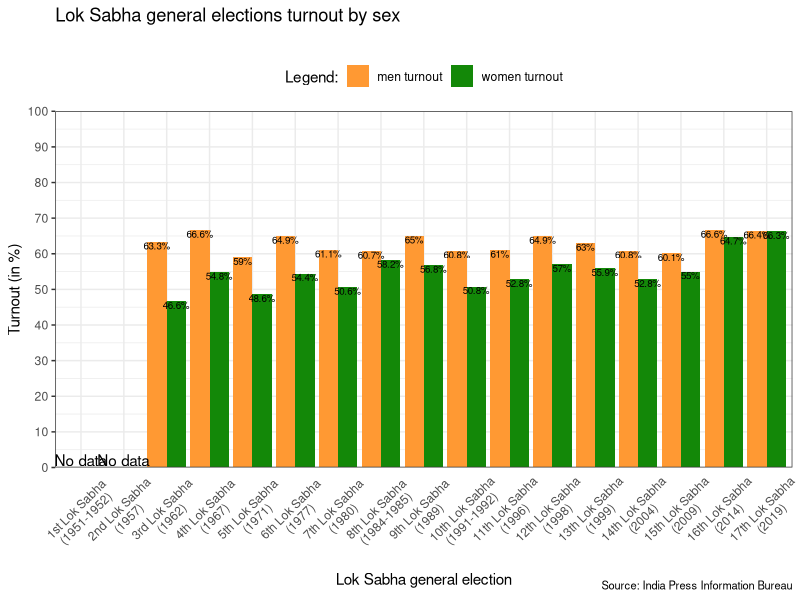

The R source for this figure:
## ---- chunk 1
knitr::opts_chunk$set(echo = TRUE)
## ---- chunk 2
#wczytanie bibliotek
library(ggplot2)
library(reshape2)

#manipulacja danymi
data <- read.csv("data.csv")
data$lok_sabha <- factor(x = data$lok_sabha, levels = data$lok_sabha)
data <- melt(data, id.vars = c("lok_sabha", "year"))

#przygotowanie wykresu
ggplot(data, aes(x = lok_sabha)) +
  geom_col(aes(y = value, fill = variable), position = "dodge") +
  geom_text(aes(y = value - 1, label = paste0(value, "%")), position = position_dodge2(width = 0.9, ), size = 2.5) +
  annotate("text", x = 1, y = 2, label = "No data") +
  annotate("text", x = 2, y = 2, label = "No data") +
  scale_y_continuous(limits = c(0, 100), breaks = seq(0, 100, 10), expand = c(0, 0)) +
  scale_x_discrete(labels = paste0(data$lok_sabha, "\n", "(", data$year, ")")) +
  scale_fill_manual(values = c("#FF9933", "#138808"), labels = c("men turnout", "women turnout")) +
  labs(title = "Lok Sabha general elections turnout by sex", subtitle = "", caption = "Source: India Press Information Bureau", fill = "Legend:") +
  ylab("Turnout (in %)") +
  xlab("Lok Sabha general election") +
  theme_bw() +
  theme(
    axis.text.x = element_text(angle = 45, vjust = 0.5),
    plot.caption = element_text(hjust = 1, size = 8),
    axis.title.x = element_text(vjust = -3),
    axis.ticks.x = element_blank(),
    legend.position = "top"
  )
